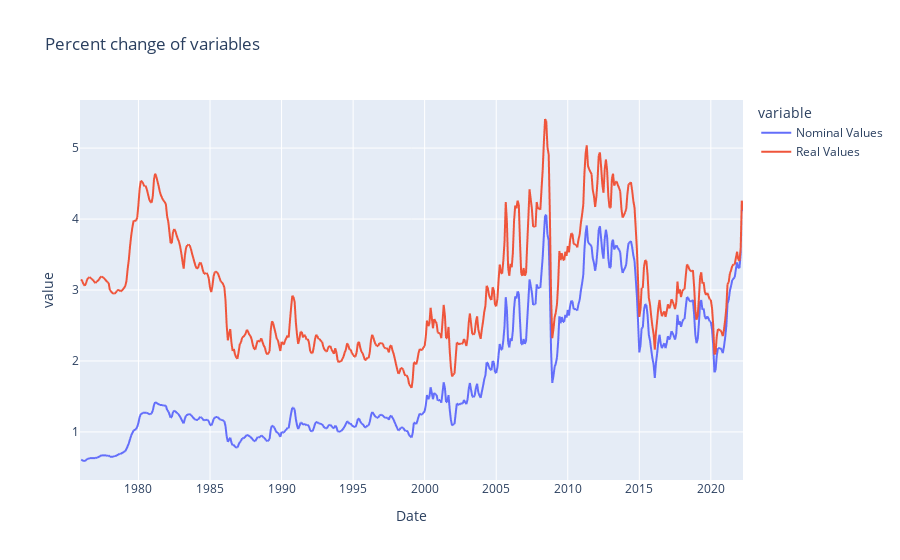

Source (notebook cell):
### Code cell
fig = px.line(df[["Nominal Values", "Real Values"]], title='Percent change of variables')
fig.show()

### Figure 1 — Plotly figure (JSON) as saved in the notebook; plotly's stock layout.template omitted (floating-point values rounded to 4 significant figures; data arrays with more than 128 entries replaced by an {"elided": "..."} marker saying what was removed)
{"data": [{"hovertemplate": "variable=Nominal Values<br>Date=%{x}<br>value=%{y}<extra></extra>", "legendgroup": "Nominal Values", "line": {"color": "#636efa", "dash": "solid"}, "marker": {"symbol": "circle"}, "mode": "lines", "name": "Nominal Values", "showlegend": true, "type": "scattergl", "x": {"elided": "557 str values"}, "xaxis": "x", "y": {"elided": "557 float values"}, "yaxis": "y"}, {"hovertemplate": "variable=Real Values<br>Date=%{x}<br>value=%{y}<extra></extra>", "legendgroup": "Real Values", "line": {"color": "#EF553B", "dash": "solid"}, "marker": {"symbol": "circle"}, "mode": "lines", "name": "Real Values", "showlegend": true, "type": "scattergl", "x": {"elided": "557 str values"}, "xaxis": "x", "y": {"elided": "557 float values"}, "yaxis": "y"}], "layout": {"legend": {"title": {"text": "variable"}, "tracegroupgap": 0}, "title": {"text": "Percent change of variables"}, "xaxis": {"anchor": "y", "domain": [0, 1], "title": {"text": "Date"}}, "yaxis": {"anchor": "x", "domain": [0, 1], "title": {"text": "value"}}}}
